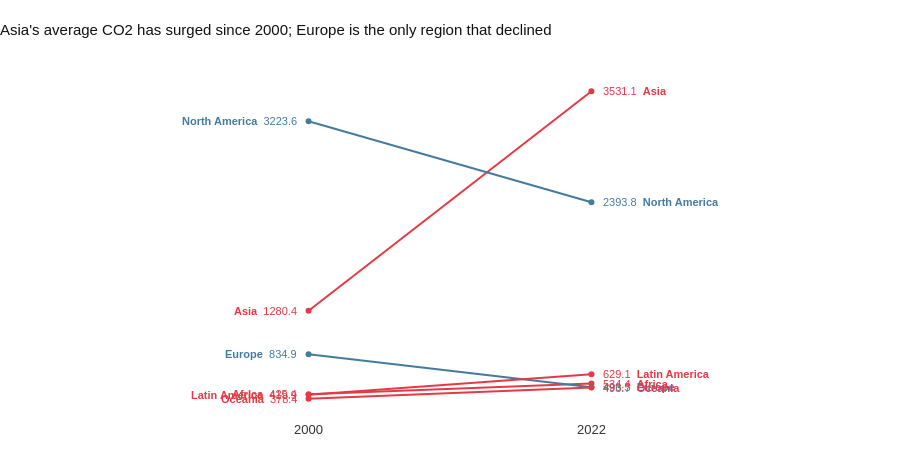

Write notebook code for a chart like this one.
### Markdown cell above
---
## Task 2 — Slopegraph: Regional Change 2000 vs 2022

**What to build:** A slopegraph comparing **average regional CO2 emissions** between 2000 and 2022.

**Requirements:**
- One line per region (not per country — aggregate first)
- Colour: regions that increased = one colour; decreased = another
- Values labelled at both ends of each line
- No y-axis tick labels (the endpoint labels make them redundant)
- Insight title stating which regions moved most

> 💡 `df.groupby(['Region','Year'])['CO2_Mt'].mean().reset_index()` then filter to 2000 and 2022

### Code cell
# Task 2 — Slopegraph: regional averages

COLOR_INCREASE = '#E63946'   # red = rose
COLOR_DECREASE = '#457B9D'   # blue = fell

# Aggregate to regional means, filter to endpoints
regional = (
    df.groupby(['Region', 'Year'])['CO2_Mt']
    .mean()
    .reset_index()
)
slope_df = regional[regional['Year'].isin([2000, 2022])].copy()

# Compute direction per region
pivot = slope_df.pivot(index='Region', columns='Year', values='CO2_Mt').reset_index()
pivot.columns = ['Region', 'y2000', 'y2022']
pivot['increased'] = pivot['y2022'] > pivot['y2000']

fig = go.Figure()

for _, row in pivot.iterrows():
    color = COLOR_INCREASE if row['increased'] else COLOR_DECREASE
    region = row['Region']

    # The slope line
    fig.add_trace(go.Scatter(
        x=[2000, 2022],
        y=[row['y2000'], row['y2022']],
        mode='lines+markers',
        line=dict(color=color, width=2),
        marker=dict(size=6, color=color),
        showlegend=False,
        hovertemplate=f"{region}<br>%{{x}}: %{{y:.1f}} Mt<extra></extra>"
    ))

    # Left label (2000)
    fig.add_annotation(
        x=2000, y=row['y2000'],
        text=f"<b>{region}</b>  {row['y2000']:.1f}",
        showarrow=False,
        xanchor='right',
        xshift=-10,
        font=dict(size=11, color=color, family='Arial')
    )

    # Right label (2022)
    fig.add_annotation(
        x=2022, y=row['y2022'],
        text=f"{row['y2022']:.1f}  <b>{region}</b>",
        showarrow=False,
        xanchor='left',
        xshift=10,
        font=dict(size=11, color=color, family='Arial')
    )

fig.update_layout(
    title=dict(
        text="Asia's average CO2 has surged since 2000; Europe is the only region that declined",
        font=dict(size=15, family='Arial', color='#111111'),
        x=0,
        xanchor='left'
    ),
    plot_bgcolor='white',
    paper_bgcolor='white',
    font=dict(family='Arial'),
    xaxis=dict(
        tickvals=[2000, 2022],
        ticktext=['2000', '2022'],
        showgrid=False,
        showline=False,
        tickfont=dict(size=13, color='#333333', family='Arial'),
        range=[1990, 2032]   # padding for labels
    ),
    yaxis=dict(
        showticklabels=False,   # endpoint labels replace axis ticks
        showgrid=False,
        showline=False,
        zeroline=False
    ),
    margin=dict(l=180, r=180, t=70, b=40),
    height=460
)

fig.show()

### Figure 1 — Plotly figure (JSON) as saved in the notebook; plotly's stock layout.template omitted (floating-point values rounded to 4 significant figures)
{"data": [{"hovertemplate": "Africa<br>%{x}: %{y:.1f} Mt<extra></extra>", "line": {"color": "#E63946", "width": 2}, "marker": {"color": "#E63946", "size": 6}, "mode": "lines+markers", "showlegend": false, "type": "scatter", "x": [2000, 2022], "y": [425.4, 534.4]}, {"hovertemplate": "Asia<br>%{x}: %{y:.1f} Mt<extra></extra>", "line": {"color": "#E63946", "width": 2}, "marker": {"color": "#E63946", "size": 6}, "mode": "lines+markers", "showlegend": false, "type": "scatter", "x": [2000, 2022], "y": [1280.0, 3531.0]}, {"hovertemplate": "Europe<br>%{x}: %{y:.1f} Mt<extra></extra>", "line": {"color": "#457B9D", "width": 2}, "marker": {"color": "#457B9D", "size": 6}, "mode": "lines+markers", "showlegend": false, "type": "scatter", "x": [2000, 2022], "y": [834.9, 496.5]}, {"hovertemplate": "Latin America<br>%{x}: %{y:.1f} Mt<extra></extra>", "line": {"color": "#E63946", "width": 2}, "marker": {"color": "#E63946", "size": 6}, "mode": "lines+markers", "showlegend": false, "type": "scatter", "x": [2000, 2022], "y": [419.9, 629.1]}, {"hovertemplate": "North America<br>%{x}: %{y:.1f} Mt<extra></extra>", "line": {"color": "#457B9D", "width": 2}, "marker": {"color": "#457B9D", "size": 6}, "mode": "lines+markers", "showlegend": false, "type": "scatter", "x": [2000, 2022], "y": [3224.0, 2394.0]}, {"hovertemplate": "Oceania<br>%{x}: %{y:.1f} Mt<extra></extra>", "line": {"color": "#E63946", "width": 2}, "marker": {"color": "#E63946", "size": 6}, "mode": "lines+markers", "showlegend": false, "type": "scatter", "x": [2000, 2022], "y": [378.4, 493.7]}], "layout": {"annotations": [{"font": {"color": "#E63946", "family": "Arial", "size": 11}, "showarrow": false, "text": "<b>Africa</b>  425.4", "x": 2000, "xanchor": "right", "xshift": -10, "y": 425.4}, {"font": {"color": "#E63946", "family": "Arial", "size": 11}, "showarrow": false, "text": "534.4  <b>Africa</b>", "x": 2022, "xanchor": "left", "xshift": 10, "y": 534.4}, {"font": {"color": "#E63946", "family": "Arial", "size": 11}, "showarrow": false, "text": "<b>Asia</b>  1280.4", "x": 2000, "xanchor": "right", "xshift": -10, "y": 1280.0}, {"font": {"color": "#E63946", "family": "Arial", "size": 11}, "showarrow": false, "text": "3531.1  <b>Asia</b>", "x": 2022, "xanchor": "left", "xshift": 10, "y": 3531.0}, {"font": {"color": "#457B9D", "family": "Arial", "size": 11}, "showarrow": false, "text": "<b>Europe</b>  834.9", "x": 2000, "xanchor": "right", "xshift": -10, "y": 834.9}, {"font": {"color": "#457B9D", "family": "Arial", "size": 11}, "showarrow": false, "text": "496.5  <b>Europe</b>", "x": 2022, "xanchor": "left", "xshift": 10, "y": 496.5}, {"font": {"color": "#E63946", "family": "Arial", "size": 11}, "showarrow": false, "text": "<b>Latin America</b>  419.9", "x": 2000, "xanchor": "right", "xshift": -10, "y": 419.9}, {"font": {"color": "#E63946", "family": "Arial", "size": 11}, "showarrow": false, "text": "629.1  <b>Latin America</b>", "x": 2022, "xanchor": "left", "xshift": 10, "y": 629.1}, {"font": {"color": "#457B9D", "family": "Arial", "size": 11}, "showarrow": false, "text": "<b>North America</b>  3223.6", "x": 2000, "xanchor": "right", "xshift": -10, "y": 3224.0}, {"font": {"color": "#457B9D", "family": "Arial", "size": 11}, "showarrow": false, "text": "2393.8  <b>North America</b>", "x": 2022, "xanchor": "left", "xshift": 10, "y": 2394.0}, {"font": {"color": "#E63946", "family": "Arial", "size": 11}, "showarrow": false, "text": "<b>Oceania</b>  378.4", "x": 2000, "xanchor": "right", "xshift": -10, "y": 378.4}, {"font": {"color": "#E63946", "family": "Arial", "size": 11}, "showarrow": false, "text": "493.7  <b>Oceania</b>", "x": 2022, "xanchor": "left", "xshift": 10, "y": 493.7}], "font": {"family": "Arial"}, "height": 460, "margin": {"b": 40, "l": 180, "r": 180, "t": 70}, "paper_bgcolor": "white", "plot_bgcolor": "white", "title": {"font": {"color": "#111111", "family": "Arial", "size": 15}, "text": "Asia's average CO2 has surged since 2000; Europe is the only region that declined", "x": 0, "xanchor": "left"}, "xaxis": {"range": [1990, 2032], "showgrid": false, "showline": false, "tickfont": {"color": "#333333", "family": "Arial", "size": 13}, "ticktext": ["2000", "2022"], "tickvals": [2000, 2022]}, "yaxis": {"showgrid": false, "showline": false, "showticklabels": false, "zeroline": false}}}
